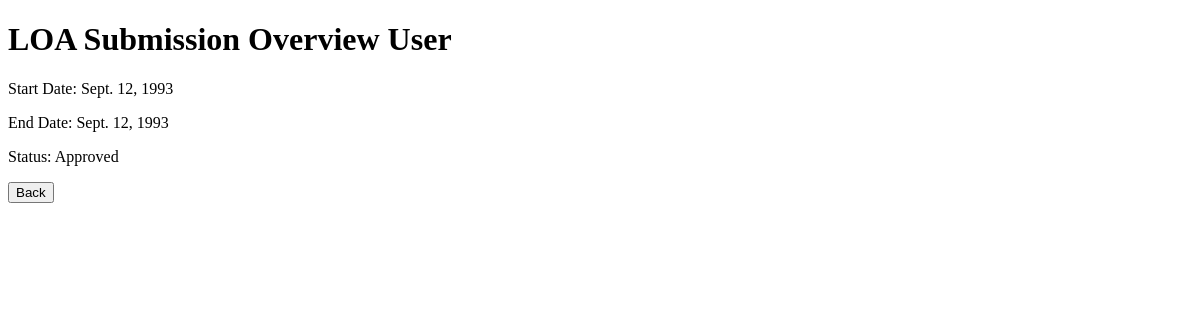
The app's page /loa_submission_overview_user/?id=2 (signed in), older data.
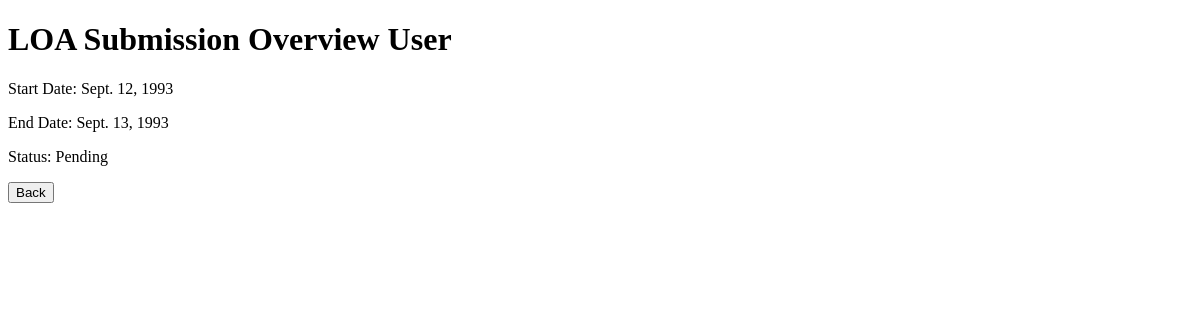
The same page, newer data.
### main/models.py (models this page shows, shortened)
class LOA(models.Model):
    STATUS_CHOICES = [
        ('Pending', 'Pending'),
        ('Approved', 'Approved'),
        ('Denied', 'Denied'),
    ]
    user = models.ForeignKey(User, on_delete=models.CASCADE)
    start_date = models.DateField()
    end_date = models.DateField()
    status = models.CharField(max_length=10, choices=STATUS_CHOICES, default='Pending')

### main/views.py (the view)
# urls.py: path('loa_submission_overview_user/', views.loa_submission_overview_user, name='loa_submission_overview_user'),
@login_required
@user_passes_test(is_user)
def loa_submission_overview_user(request):
    loa_id = request.GET.get('id')
    loa = get_object_or_404(LOA, id=loa_id, user=request.user)
    return render(request, 'loa_submission_overview_user.html', {'loa': loa})

### main/views.py (called while the page is built)
def is_user(user):
    return user.groups.filter(name='User').exists()

### main/templates/loa_submission_overview_user.html (shortened to what this page needs)
<!DOCTYPE html>
<html>
<head>
</head>
<body>
<h1>LOA Submission Overview User</h1>
<p>Start Date: {{ loa.start_date }}</p>
<p>End Date: {{ loa.end_date }}</p>
<p>Status: {{ loa.status }}</p>
<a href="{% url 'loa_user' %}"><button type="button">Back</button></a>
</body>
</html>

Row changes from the older to the newer data that the page shows:
changed LOA: end_date "Sept. 12, 1993" → "Sept. 13, 1993"; status "Approved" → "Pending"
